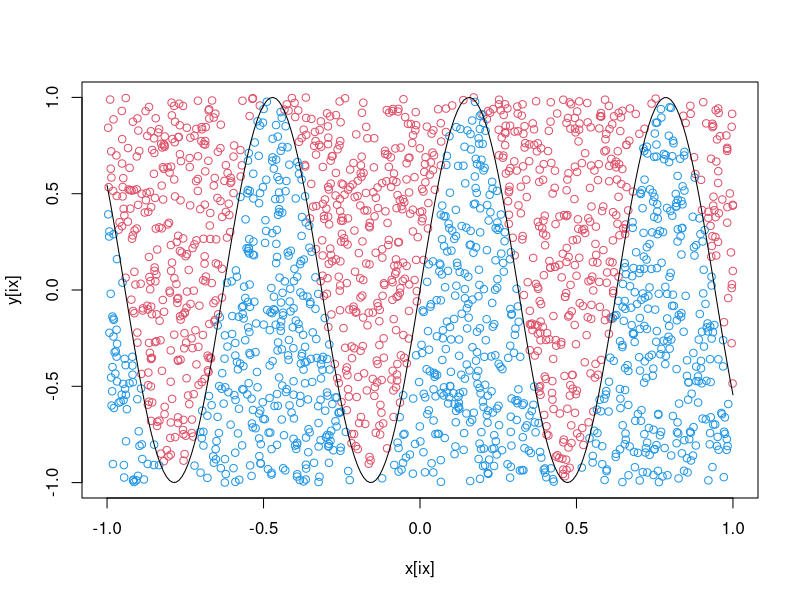

Source code (R): (Note: this script raises an error after producing the figure.)
#学習データを作る
n=2000
Y=function(x){(sin(10*x))}
#Y=function(x){(sin(20*x))}
x=runif(n,-1,1)
y=runif(n,-1,1)
label=sign(y-Y(x))
ix=which(label==1)
plot(x[ix],y[ix],col=2,ylim=c(-1,1),xlim=c(-1,1))
points(x[-ix],y[-ix],col=4)
points(seq(-1,1,0.01),Y(seq(-1,1,0.01)),type="l")
#### prepare data ##########
#f=function(para){
#  yy=para[1]*x+para[2]
#  return(sign(y-yy))
#}
f2=function(para){
  ix=which(sign(y-(para[1]*x+para[2]))!=label)
  return(sum(w[,t][ix])/sum(w[,t]))
}

i=200#学習回数
#データを保存する領域を確保
minf=numeric(i)
para=matrix(NA,i,2)
a=numeric(i)
w=matrix(NA,n,i)
w[,1]=rep(1/n,n)

#学習
for(t in 1:i){
  print(t)
  if(t==1) res1=optim(c(0,0),fn=f2,method="SANN")#min(f)のパラメータ推定
  else res1=optim(para[t-1,],fn=f2,method="SANN")
  para[t,]=res1$par
  minf[t]=f2(para[t,])
  a[t]=(0.5)*log((1-minf[t])/minf[t])#alphaを求める
  if(t==i) {break}
  w[,t+1]=w[,t]*exp(-a[t]*f(para[t,])*label)#wの更新
}
#sign(sum(f))を算出
f3=function(x,y,para){
  return(sign(y-para[1]*x+para[2]))
}
result=function(x,y,para){
    ff=function(j){(a[j]*sign(y-para[j,1]*x+para[j,2]))}
    return(sign(sum(sapply(1:i,ff))))
}
#テストデータを作る
n=2000
x=runif(n,-1,1)
y=runif(n,-1,1)

#Tの値毎に正解率を求める
TT=i
rate=numeric(TT)
for(i in 1:TT){
 fff=function(k){result(x[k],y[k],para)}
 lab=sapply(1:n,fff)
 anslab=sign(y-Y(x))
 rate[i]=sum(anslab==lab)
 print(i)
}
rate=rate/2000

#結果のplot
plot(1:200,rate,type="l",ylab="rate",xlab="t",main=" correct answer rate")

ix=which(lab==1)
plot(x[ix],y[ix],col=2,ylim=c(-1,1),xlim=c(-1,1),main="res")
points(x[-ix],y[-ix],col=4)
points(seq(-1,1,0.01),Y(seq(-1,1,0.01)),type="l")


plot(1:length(a),a,type="l",ylab="value of a",xlab="a",main="value of a")
plot(1:length(minf),minf,type="l",main="minimun value of f_t(x)",ylab="minimun value of f_t(x)",xlab="t")


